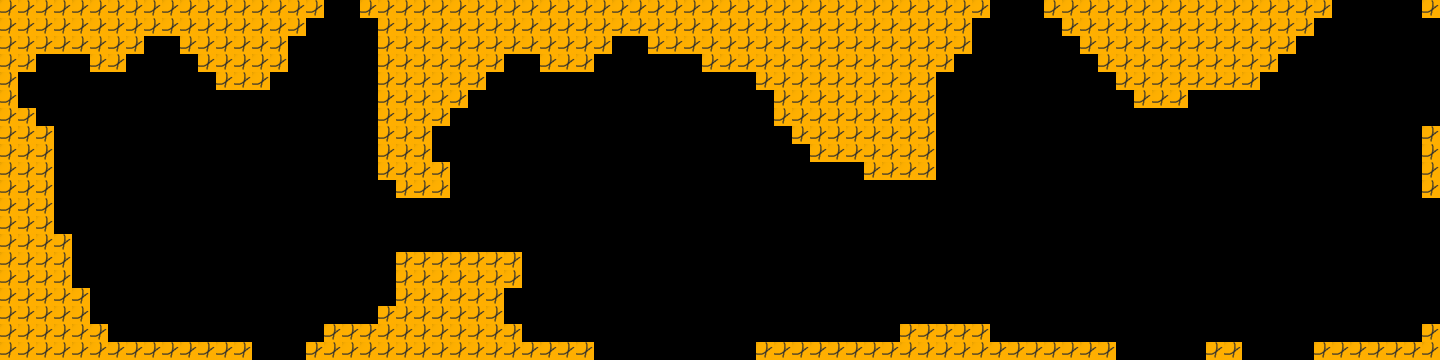

Below is a game level as drawn by its tile map, then a one-line description and the .tmx that defines it (tile-layer data replaced by summaries):
An orthogonal 80x20 tile map with 18x18 px tiles, 1 tile layer (层 1) and 170 objects.

<map version="1.2" orientation="orthogonal" renderorder="right-down" width="80" height="20" tilewidth="18" tileheight="18" nextobjectid="177">
  <tileset firstgid="1" name="tileset_gutter" columns="33" tilecount="924" tileheight="18" tilewidth="18">
    <image source="tileset_gutter.png" width="594" height="504" />
  </tileset>
  <layer name="层 1" width="80" height="20">
    <data>[1600 cells, 480 non-empty, 1 distinct tile ids]</data>
  </layer>
  <objectgroup name="born">
    <object name="" type="" id="1" x="72" y="270" width="18" height="18" />
  </objectgroup>
  <objectgroup name="ground">
    <object name="" type="" id="2" x="18" y="54" width="18" height="18" />
    <object name="" type="" id="3" x="18" y="108" width="18" height="18" />
    <object name="" type="" id="4" x="0" y="72" width="18" height="18" />
    <object name="" type="" id="5" x="0" y="90" width="18" height="18" />
    <object name="" type="" id="6" x="36" y="36" width="18" height="18" />
    <object name="" type="" id="7" x="54" y="36" width="18" height="18" />
    <object name="" type="" id="8" x="36" y="126" width="18" height="18" />
    <object name="" type="" id="9" x="36" y="144" width="18" height="18" />
    <object name="" type="" id="10" x="36" y="162" width="18" height="18" />
    <object name="" type="" id="11" x="36" y="180" width="18" height="18" />
    <object name="" type="" id="12" x="36" y="198" width="18" height="18" />
    <object name="" type="" id="13" x="36" y="216" width="18" height="18" />
    <object name="" type="" id="14" x="36" y="234" width="18" height="18" />
    <object name="" type="" id="15" x="54" y="234" width="18" height="18" />
    <object name="" type="" id="16" x="54" y="252" width="18" height="18" />
    <object name="" type="" id="17" x="54" y="270" width="18" height="18" />
    <object name="" type="" id="19" x="72" y="288" width="18" height="18" />
    <object name="" type="" id="20" x="72" y="306" width="18" height="18" />
    <object name="" type="" id="21" x="90" y="324" width="18" height="18" />
    <object name="" type="" id="22" x="108" y="342" width="18" height="18" />
    <object name="" type="" id="23" x="126" y="342" width="18" height="18" />
    <object name="" type="" id="24" x="72" y="36" width="18" height="18" />
    <object name="" type="" id="25" x="90" y="54" width="18" height="18" />
    <object name="" type="" id="26" x="108" y="54" width="18" height="18" />
    <object name="" type="" id="27" x="126" y="36" width="18" height="18" />
    <object name="" type="" id="28" x="144" y="18" width="18" height="18" />
    <object name="" type="" id="29" x="162" y="18" width="18" height="18" />
    <object name="" type="" id="30" x="180" y="36" width="18" height="18" />
    <object name="" type="" id="31" x="198" y="54" width="18" height="18" />
    <object name="" type="" id="32" x="216" y="72" width="18" height="18" />
    <object name="" type="" id="33" x="234" y="72" width="18" height="18" />
    <object name="" type="" id="34" x="252" y="72" width="18" height="18" />
    <object name="" type="" id="36" x="270" y="36" width="18" height="18" />
    <object name="" type="" id="37" x="288" y="18" width="18" height="18" />
    <object name="" type="" id="38" x="306" y="0" width="18" height="18" />
    <object name="" type="" id="39" x="270" y="54" width="18" height="18" />
    <object name="" type="" id="40" x="360" y="0" width="18" height="18" />
    <object name="" type="" id="41" x="378" y="18" width="18" height="18" />
    <object name="" type="" id="42" x="378" y="36" width="18" height="18" />
    <object name="" type="" id="43" x="378" y="54" width="18" height="18" />
    <object name="" type="" id="44" x="378" y="72" width="18" height="18" />
    <object name="" type="" id="45" x="378" y="90" width="18" height="18" />
    <object name="" type="" id="46" x="378" y="108" width="18" height="18" />
    <object name="" type="" id="47" x="378" y="126" width="18" height="18" />
    <object name="" type="" id="48" x="378" y="144" width="18" height="18" />
    <object name="" type="" id="49" x="378" y="162" width="18" height="18" />
    <object name="" type="" id="50" x="396" y="252" width="18" height="18" />
    <object name="" type="" id="51" x="396" y="288" width="18" height="18" />
    <object name="" type="" id="52" x="396" y="270" width="18" height="18" />
    <object name="" type="" id="53" x="378" y="306" width="18" height="18" />
    <object name="" type="" id="54" x="360" y="324" width="18" height="18" />
    <object name="" type="" id="55" x="342" y="324" width="18" height="18" />
    <object name="" type="" id="56" x="324" y="324" width="18" height="18" />
    <object name="" type="" id="57" x="306" y="342" width="18" height="18" />
    <object name="" type="" id="58" x="396" y="180" width="18" height="18" />
    <object name="" type="" id="59" x="414" y="180" width="18" height="18" />
    <object name="" type="" id="60" x="432" y="180" width="18" height="18" />
    <object name="" type="" id="61" x="432" y="162" width="18" height="18" />
    <object name="" type="" id="62" x="414" y="144" width="18" height="18" />
    <object name="" type="" id="63" x="414" y="126" width="18" height="18" />
    <object name="" type="" id="64" x="432" y="108" width="18" height="18" />
    <object name="" type="" id="65" x="450" y="90" width="18" height="18" />
    <object name="" type="" id="66" x="468" y="72" width="18" height="18" />
    <object name="" type="" id="67" x="486" y="54" width="18" height="18" />
    <object name="" type="" id="68" x="504" y="36" width="18" height="18" />
    <object name="" type="" id="69" x="522" y="36" width="18" height="18" />
    <object name="" type="" id="70" x="540" y="54" width="18" height="18" />
    <object name="" type="" id="71" x="558" y="54" width="18" height="18" />
    <object name="" type="" id="72" x="576" y="54" width="18" height="18" />
    <object name="" type="" id="74" x="594" y="36" width="18" height="18" />
    <object name="" type="" id="75" x="414" y="252" width="18" height="18" />
    <object name="" type="" id="76" x="432" y="252" width="18" height="18" />
    <object name="" type="" id="77" x="450" y="252" width="18" height="18" />
    <object name="" type="" id="78" x="468" y="252" width="18" height="18" />
    <object name="" type="" id="79" x="486" y="252" width="18" height="18" />
    <object name="" type="" id="80" x="504" y="252" width="18" height="18" />
    <object name="" type="" id="81" x="504" y="270" width="18" height="18" />
    <object name="" type="" id="82" x="486" y="288" width="18" height="18" />
    <object name="" type="" id="83" x="486" y="306" width="18" height="18" />
    <object name="" type="" id="84" x="504" y="324" width="18" height="18" />
    <object name="" type="" id="85" x="522" y="342" width="18" height="18" />
    <object name="" type="" id="86" x="540" y="342" width="18" height="18" />
    <object name="" type="" id="87" x="558" y="342" width="18" height="18" />
    <object name="" type="" id="88" x="576" y="342" width="18" height="18" />
    <object name="" type="" id="89" x="234" y="342" width="18" height="18" />
    <object name="" type="" id="90" x="216" y="342" width="18" height="18" />
    <object name="" type="" id="91" x="198" y="342" width="18" height="18" />
    <object name="" type="" id="92" x="180" y="342" width="18" height="18" />
    <object name="" type="" id="93" x="162" y="342" width="18" height="18" />
    <object name="" type="" id="94" x="144" y="342" width="18" height="18" />
    </objectgroup>
  <objectgroup name="e">
    <!-- 1 objects omitted --></objectgroup>
  <objectgroup name="moveAble" />
</map>
<!-- 79 of 170 objects omitted -->